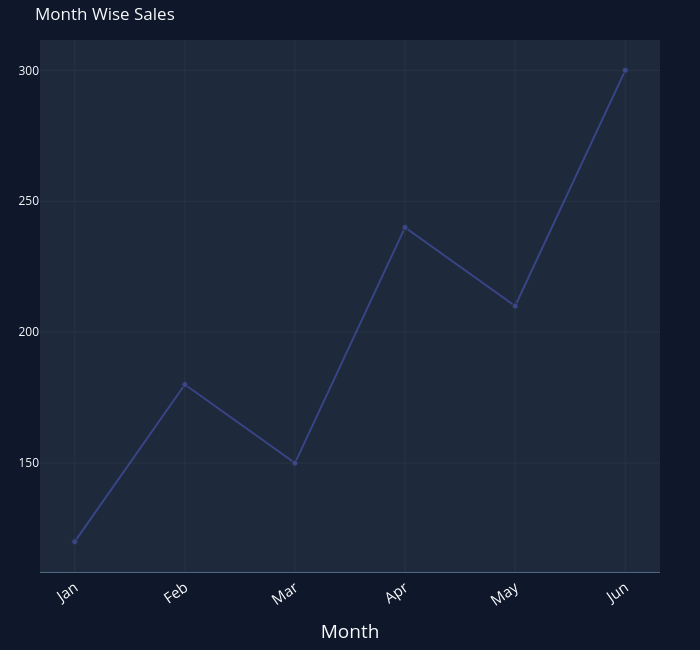

Notebook cell for this chart:
### Code cell
df1 = pd.DataFrame({
    "Month": ["Jan", "Feb", "Mar", "Apr", "May", "Jun"],
    "Sales": [120, 180, 150, 240, 210, 300]
})

fig = go.Figure()

fig.add_trace(
    go.Scatter(
        x=df1["Month"],
        y=df1["Sales"]
    )
)

fig.update_layout(
    title="Month Wise Sales",
    width=700,
    height=650,
    margin=dict(l=40,r=40,t=40,b=30),
    paper_bgcolor="#0F172A",   # Main outer background
    plot_bgcolor="#1E293B",    # Chart/Paper area
    font=dict(
        color="#F8FAFC"
    ),
    template="plotly_dark"
    
    
)

fig.update_traces(
    opacity=0.4,
    marker_line_width=1,
    
)

fig.update_xaxes(
    title="Month",
    tickangle=-35,
    showgrid=True,
    showline=True,
    tickfont=dict(size=15),
    title_font=dict(size=19),
    categoryorder="array",
    categoryarray=["Jan", "Feb", "Mar", "Apr", "May", "Jun"]
    
)

fig.show()

### Figure 1 — Plotly figure (JSON) as saved in the notebook; plotly's stock layout.template omitted (floating-point values rounded to 4 significant figures)
{"data": [{"marker": {"line": {"width": 1}}, "opacity": 0.4, "type": "scatter", "x": ["Jan", "Feb", "Mar", "Apr", "May", "Jun"], "y": [120, 180, 150, 240, 210, 300]}], "layout": {"font": {"color": "#F8FAFC"}, "height": 650, "margin": {"b": 30, "l": 40, "r": 40, "t": 40}, "paper_bgcolor": "#0F172A", "plot_bgcolor": "#1E293B", "title": {"text": "Month Wise Sales"}, "width": 700, "xaxis": {"categoryarray": ["Jan", "Feb", "Mar", "Apr", "May", "Jun"], "categoryorder": "array", "showgrid": true, "showline": true, "tickangle": -35, "tickfont": {"size": 15}, "title": {"font": {"size": 19}, "text": "Month"}}}}
